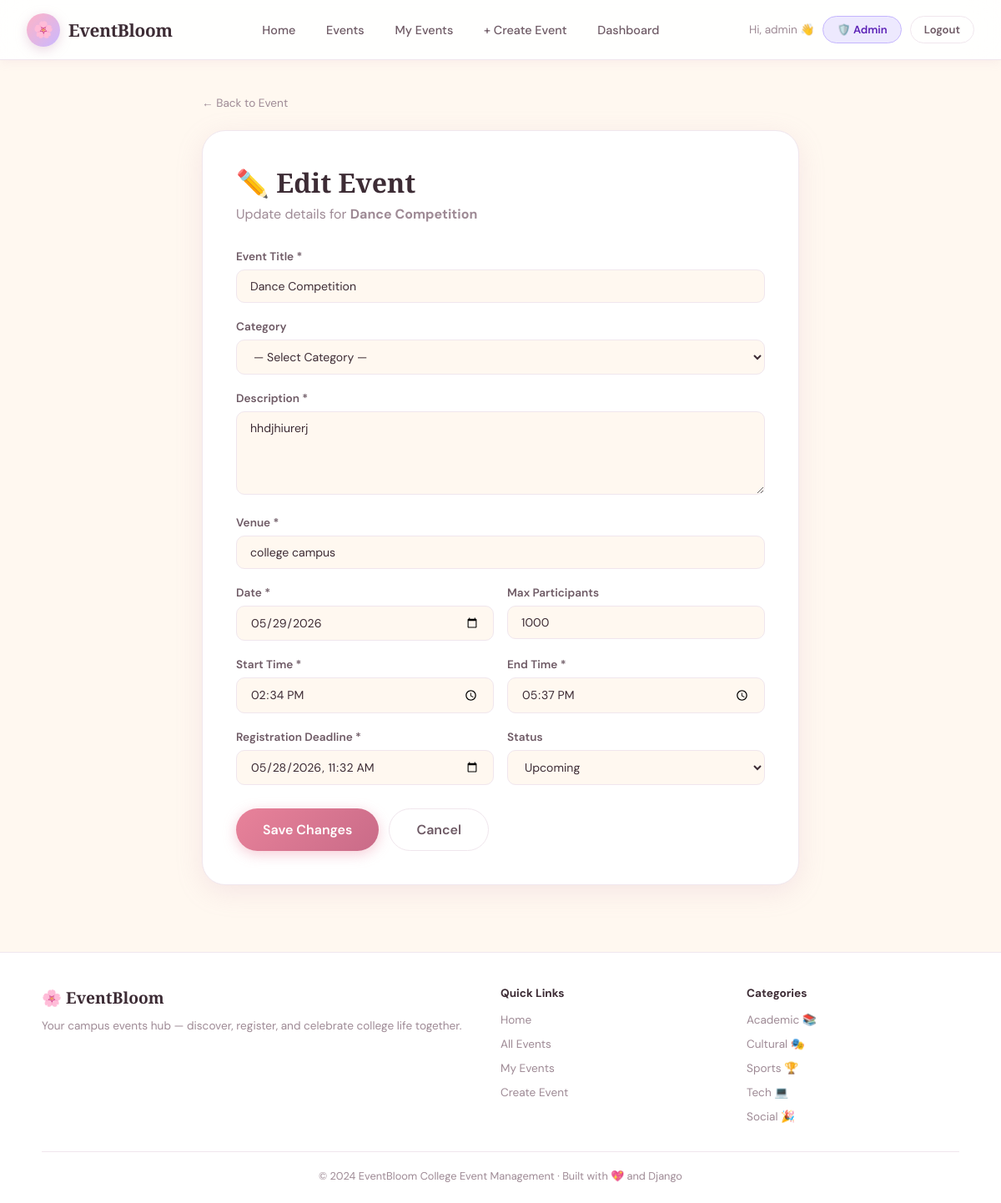
Screenshot of /events/1/edit/ (signed in) with the database file from the repository.
### events/models.py (models this page shows, shortened)
class Event(models.Model):
    STATUS_CHOICES = [
        ('upcoming', 'Upcoming'),
        ('ongoing', 'Ongoing'),
        ('completed', 'Completed'),
        ('cancelled', 'Cancelled'),
    ]
    title = models.CharField(max_length=200)
    description = models.TextField()
    category = models.ForeignKey(Category, on_delete=models.SET_NULL, null=True, blank=True)
    organizer = models.ForeignKey(User, on_delete=models.CASCADE, related_name='organized_events')
    venue = models.CharField(max_length=200)
    date = models.DateField()
    start_time = models.TimeField()
    end_time = models.TimeField()
    max_participants = models.PositiveIntegerField(default=100)
    registration_deadline = models.DateTimeField()
    status = models.CharField(max_length=20, choices=STATUS_CHOICES, default='upcoming')
    image_url = models.CharField(max_length=500, blank=True, default='')
    created_at = models.DateTimeField(auto_now_add=True)
    updated_at = models.DateTimeField(auto_now=True)
    is_featured = models.BooleanField(default=False)
    class Meta:
        ordering = ['date', 'start_time']

### events/views.py (the view, shortened to what this page needs)
# urls.py: path('events/<int:pk>/edit/', views.edit_event, name='edit_event'),
@login_required
def edit_event(request, pk):
    event = get_object_or_404(Event, pk=pk, organizer=request.user)
    categories = Category.objects.all()
    return render(request, 'events/edit_event.html', {'event': event, 'categories': categories})

### templates/events/edit_event.html (shortened to what this page needs)
{% extends 'events/base.html' %}
{% block content %}
<div class="form-page" style="max-width:780px;">
  <a href="{% url 'event_detail' event.pk %}" style="font-size:0.85rem; color:var(--text-soft); text-decoration:none; display:inline-flex; align-items:center; gap:6px; margin-bottom:24px;">
    ← Back to Event
  </a>
  <div class="form-card">
    <h1 class="form-title">✏️ Edit Event</h1>
    <p class="form-sub">Update details for <strong>{{ event.title }}</strong></p>
    <form method="post">
      <div class="form-group">
        <label class="form-label">Event Title *</label>
        <input type="text" name="title" class="form-input" value="{{ event.title }}" required>
      </div>
      <div class="form-group">
        <label class="form-label">Category</label>
        <select name="category" class="form-select">
          <option value="">— Select Category —</option>
        </select>
      </div>
      <div class="form-group">
        <label class="form-label">Description *</label>
        <textarea name="description" class="form-input form-textarea" required>{{ event.description }}</textarea>
      </div>
      <div class="form-group">
        <label class="form-label">Venue *</label>
        <input type="text" name="venue" class="form-input" value="{{ event.venue }}" required>
      </div>
      <div class="form-row">
        <div class="form-group">
          <label class="form-label">Date *</label>
          <input type="date" name="date" class="form-input" value="{{ event.date|date:'Y-m-d' }}" required>
        </div>
        <div class="form-group">
          <label class="form-label">Max Participants</label>
          <input type="number" name="max_participants" class="form-input" value="{{ event.max_participants }}" min="1">
        </div>
      </div>
      <div class="form-row">
        <div class="form-group">
          <label class="form-label">Start Time *</label>
          <input type="time" name="start_time" class="form-input" value="{{ event.start_time|time:'H:i' }}" required>
        </div>
        <div class="form-group">
          <label class="form-label">End Time *</label>
          <input type="time" name="end_time" class="form-input" value="{{ event.end_time|time:'H:i' }}" required>
        </div>
      </div>
      <div class="form-row">
        <div class="form-group">
          <label class="form-label">Registration Deadline *</label>
          <input type="datetime-local" name="registration_deadline" class="form-input" value="{{ event.registration_deadline|date:'Y-m-d' }}T{{ event.registration_deadline|time:'H:i' }}" required>
        </div>
        <div class="form-group">
          <label class="form-label">Status</label>
          <select name="status" class="form-select">
            <option value="upcoming" {% if event.status == 'upcoming' %}selected{% endif %}>Upcoming</option>
          </select>
        </div>
      </div>
      <div style="display:flex; gap:12px; margin-top:8px;">
        <button type="submit" class="btn btn-primary btn-lg">Save Changes</button>
        <a href="{% url 'event_detail' event.pk %}" class="btn btn-outline btn-lg">Cancel</a>
      </div>
    </form>
  </div>
</div>
{% endblock %}

### templates/events/base.html (shortened to what this page needs)
{% load static %}
<!DOCTYPE html>
<html lang="en">
<head>
  <link rel="stylesheet" href="{% static 'css/style.css' %}">
</head>
<body>
<nav class="navbar">
  <a href="{% url 'home' %}" class="nav-brand">
    <div class="logo-ring">🌸</div>
    <span>EventBloom</span>
  </a>
  <ul class="nav-links" id="navLinks">
    <li><a href="{% url 'home' %}" {% if request.resolver_match.url_name == 'home' %}class="active"{% endif %}>Home</a></li>
    <li><a href="{% url 'event_list' %}" {% if request.resolver_match.url_name == 'event_list' %}class="active"{% endif %}>Events</a></li>
    {% if user.is_authenticated %}
    <li><a href="{% url 'my_events' %}">My Events</a></li>
    <li><a href="{% url 'create_event' %}">+ Create Event</a></li>
    {% if user.is_staff %}
    <li><a href="{% url 'dashboard' %}">Dashboard</a></li>
    {% endif %}
    {% endif %}
  </ul>
  <div class="nav-actions" id="navActions">
    {% if user.is_authenticated %}
      <span style="font-size:0.85rem; color:var(--text-soft);">Hi, {{ user.first_name|default:user.username }} 👋</span>
      {% if user.is_staff %}<a href="{% url 'admin_panel' %}" class="btn btn-secondary btn-sm" style="background:#ede9fe; color:#5b21b6; border-color:#c4b5fd;">🛡️ Admin</a>{% endif %}
      <a href="{% url 'logout' %}" class="btn btn-outline btn-sm">Logout</a>
    {% endif %}
  </div>
</nav>
{% block content %}{% endblock %}
<footer>
  <div class="footer-inner">
    <div>
      <div class="footer-brand">🌸 EventBloom</div>
      <p class="footer-desc">Your campus events hub — discover, register, and celebrate college life together.</p>
    </div>
    <div>
      <div class="footer-col-title">Quick Links</div>
      <ul class="footer-links">
        <li><a href="{% url 'home' %}">Home</a></li>
        <li><a href="{% url 'event_list' %}">All Events</a></li>
        {% if user.is_authenticated %}
        <li><a href="{% url 'my_events' %}">My Events</a></li>
        <li><a href="{% url 'create_event' %}">Create Event</a></li>
        {% else %}
        <li><a href="{% url 'login' %}">Login</a></li>
        <li><a href="{% url 'register' %}">Sign Up</a></li>
        {% endif %}
      </ul>
    </div>
    <div>
      <div class="footer-col-title">Categories</div>
      <ul class="footer-links">
        <li><a href="#">Academic 📚</a></li>
        <li><a href="#">Cultural 🎭</a></li>
        <li><a href="#">Sports 🏆</a></li>
        <li><a href="#">Tech 💻</a></li>
        <li><a href="#">Social 🎉</a></li>
      </ul>
    </div>
  </div>
  <div class="footer-bottom">
    © 2024 EventBloom College Event Management · Built with 💖 and Django
  </div>
</footer>
</body>
</html>

### rows the page displays
Event: title "Dance Competition", description "hhdjhiurerj", venue "college campus", date "05/29/2026", max_participants "1000", start_time "14:34", end_time "17:37", registration_deadline "05/28/2026 11:32", status "Upcoming"

### other values shown
{{ user.first_name|default:user.username }} "admin"
